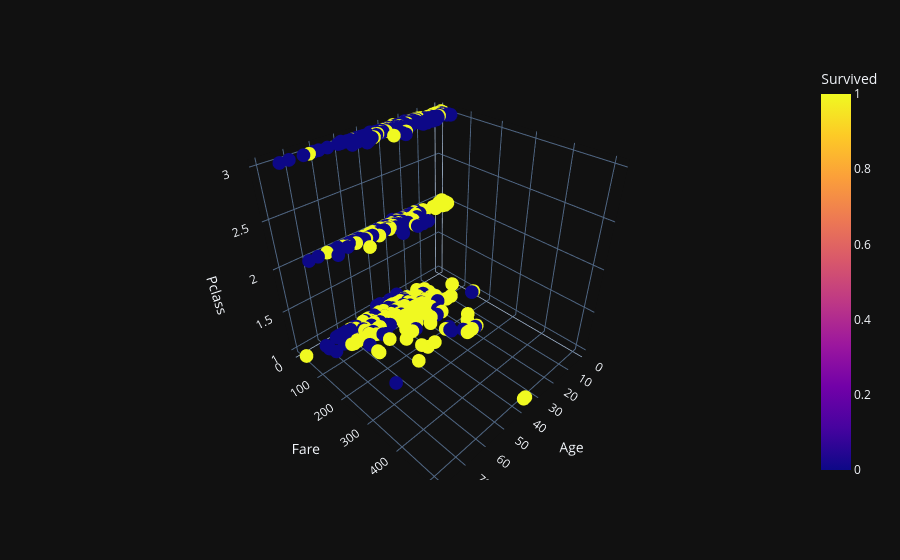

Write notebook code for a chart like this one.
### Code cell
px.scatter_3d(df, x='Age', y='Fare', z='Pclass', color='Survived', template='plotly_dark')

### Figure 1 — Plotly figure (JSON) as saved in the notebook; plotly's stock layout.template omitted (floating-point values rounded to 4 significant figures; data arrays with more than 128 entries replaced by an {"elided": "..."} marker saying what was removed)
{"data": [{"hovertemplate": "Age=%{x}<br>Fare=%{y}<br>Pclass=%{z}<br>Survived=%{marker.color}<extra></extra>", "legendgroup": "", "marker": {"color": {"elided": "891 int values"}, "coloraxis": "coloraxis", "symbol": "circle"}, "mode": "markers", "name": "", "scene": "scene", "showlegend": false, "type": "scatter3d", "x": {"elided": "891 float values"}, "y": {"elided": "891 float values"}, "z": {"elided": "891 int values"}}], "layout": {"coloraxis": {"colorbar": {"title": {"text": "Survived"}}, "colorscale": [[0, "#0d0887"], [0.1111, "#46039f"], [0.2222, "#7201a8"], [0.3333, "#9c179e"], [0.4444, "#bd3786"], [0.5556, "#d8576b"], [0.6667, "#ed7953"], [0.7778, "#fb9f3a"], [0.8889, "#fdca26"], [1, "#f0f921"]]}, "legend": {"tracegroupgap": 0}, "margin": {"t": 60}, "scene": {"domain": {"x": [0, 1], "y": [0, 1]}, "xaxis": {"title": {"text": "Age"}}, "yaxis": {"title": {"text": "Fare"}}, "zaxis": {"title": {"text": "Pclass"}}}}}
